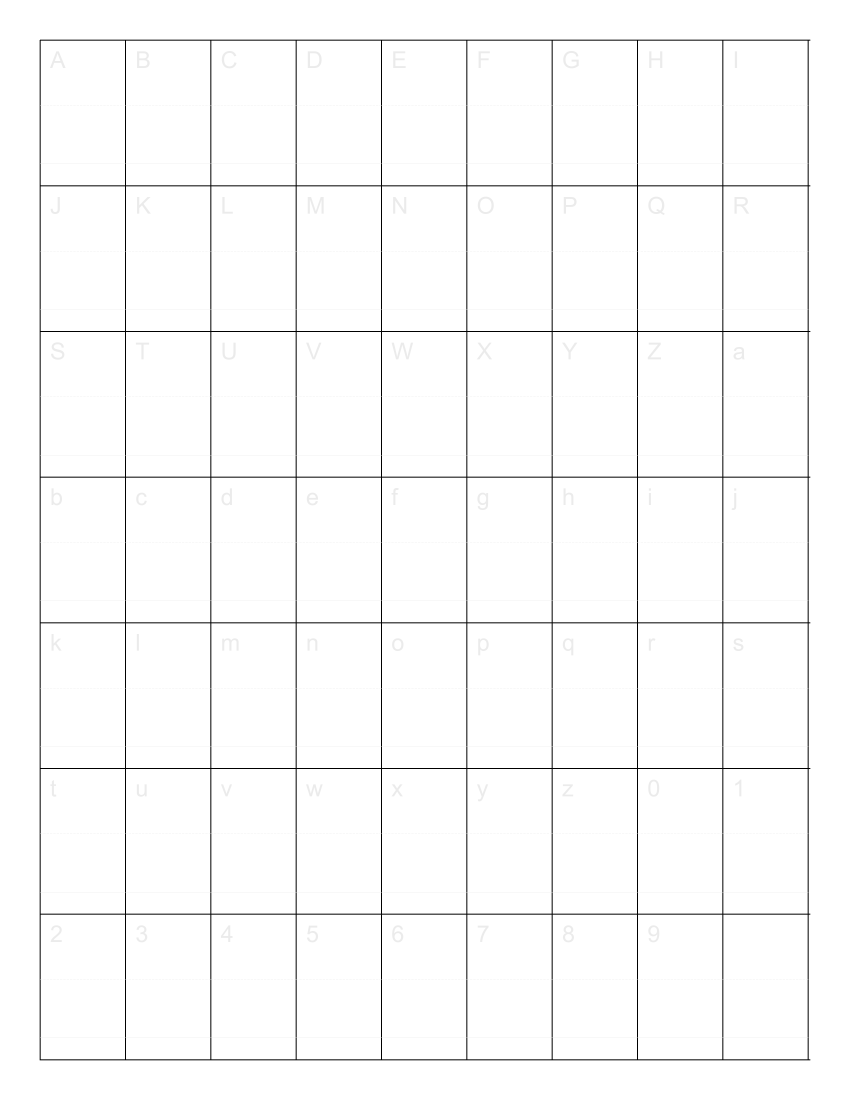
#> input picture template.png, 2550 x 3300 px (shown at 1/3 size)
$ python make_synthetic_handwriting.py
#> lines starting #> are read from the running program, lines starting #| are printed output that depends on the picture
"""Create a synthetic 'scanned' grid with random scribbles in each cell for testing."""
from PIL import Image, ImageDraw, ImageFont
import random

random.seed(42)

# Load the blank template
img = Image.open("template.png").convert("RGB")
#> img is the input picture: PIL image 2550x3300 RGB; min 0, max 255, mean 250.4
draw = ImageDraw.Draw(img)

MARGIN = 120
ROWS = 7
COLS = 9
WIDTH, HEIGHT = img.size
#> WIDTH = 2550; HEIGHT = 3300
grid_w = WIDTH - 2 * MARGIN
#> grid_w = 2310
grid_h = HEIGHT - 2 * MARGIN
#> grid_h = 3060
cell_w = grid_w // COLS
#> cell_w = 256
cell_h = grid_h // ROWS
#> cell_h = 437

CHARACTERS = (
    [chr(c) for c in range(ord('A'), ord('Z') + 1)] +
    [chr(c) for c in range(ord('a'), ord('z') + 1)] +
    [chr(c) for c in range(ord('0'), ord('9') + 1)]
)

# Try to load a handwriting-like font for realism
try:
    font = ImageFont.truetype("comic.ttf", cell_h // 3)
except OSError:
    try:
        font = ImageFont.truetype("calibri.ttf", cell_h // 3)
    except OSError:
        font = ImageFont.load_default()

for idx, char in enumerate(CHARACTERS):
    r = idx // COLS
    c = idx % COLS
    x1 = MARGIN + c * cell_w + 40
    y1 = MARGIN + r * cell_h + 40
    x2 = MARGIN + (c + 1) * cell_w - 40
    y2 = MARGIN + (r + 1) * cell_h - 40

    # Slight random offset to simulate human imperfection
    ox = random.randint(-15, 15)
    oy = random.randint(-15, 15)
    draw.text((x1 + ox, y1 + oy), char, fill=(0, 0, 0), font=font)

    # Add a few random scribble lines for extra "ink"
    for _ in range(random.randint(2, 5)):
        sx = random.randint(x1, x2)
        sy = random.randint(y1, y2)
        ex = random.randint(x1, x2)
        ey = random.randint(y1, y2)
        draw.line([(sx, sy), (ex, ey)], fill=(0, 0, 0), width=3)

# Save
img.save("synthetic_scan.png")
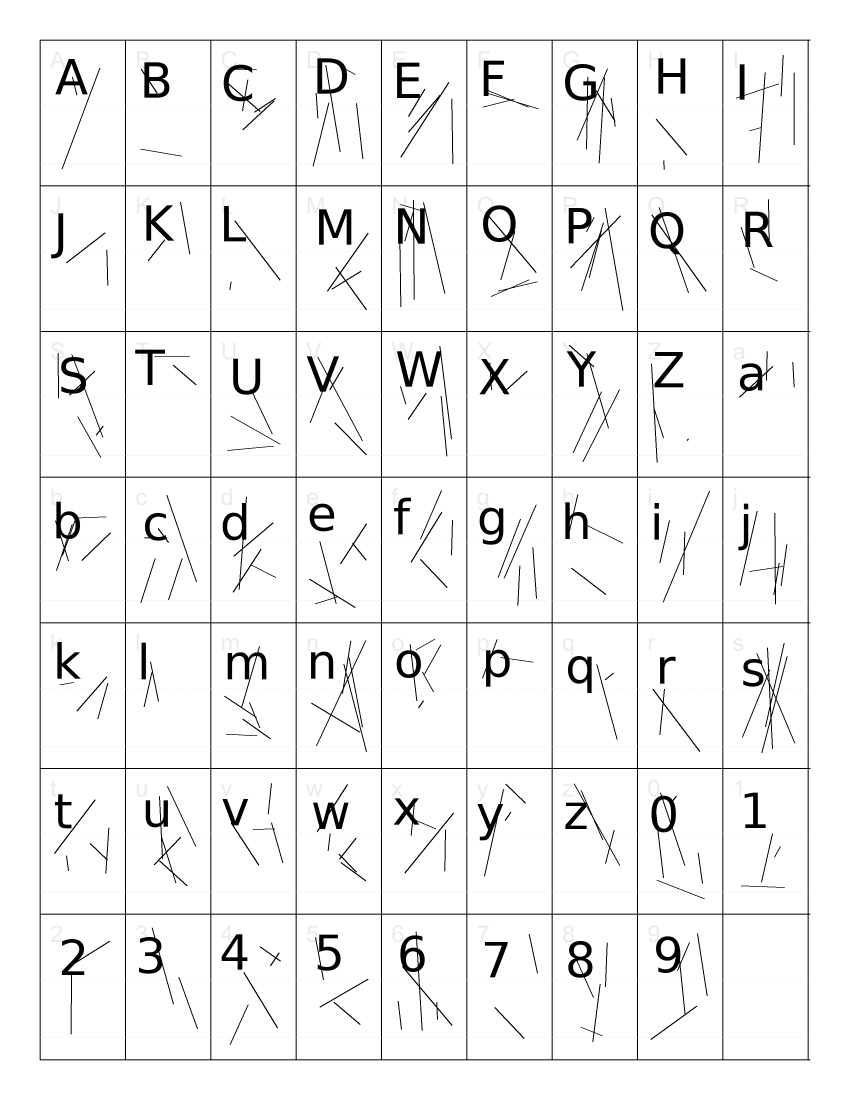
#> saved as synthetic_scan.png: PIL image 2550x3300 RGB (shown at 1/3 size); min 0, max 255, mean 242
print("Saved synthetic_scan.png")

$ run again, with symbol_template.png copied over template.png
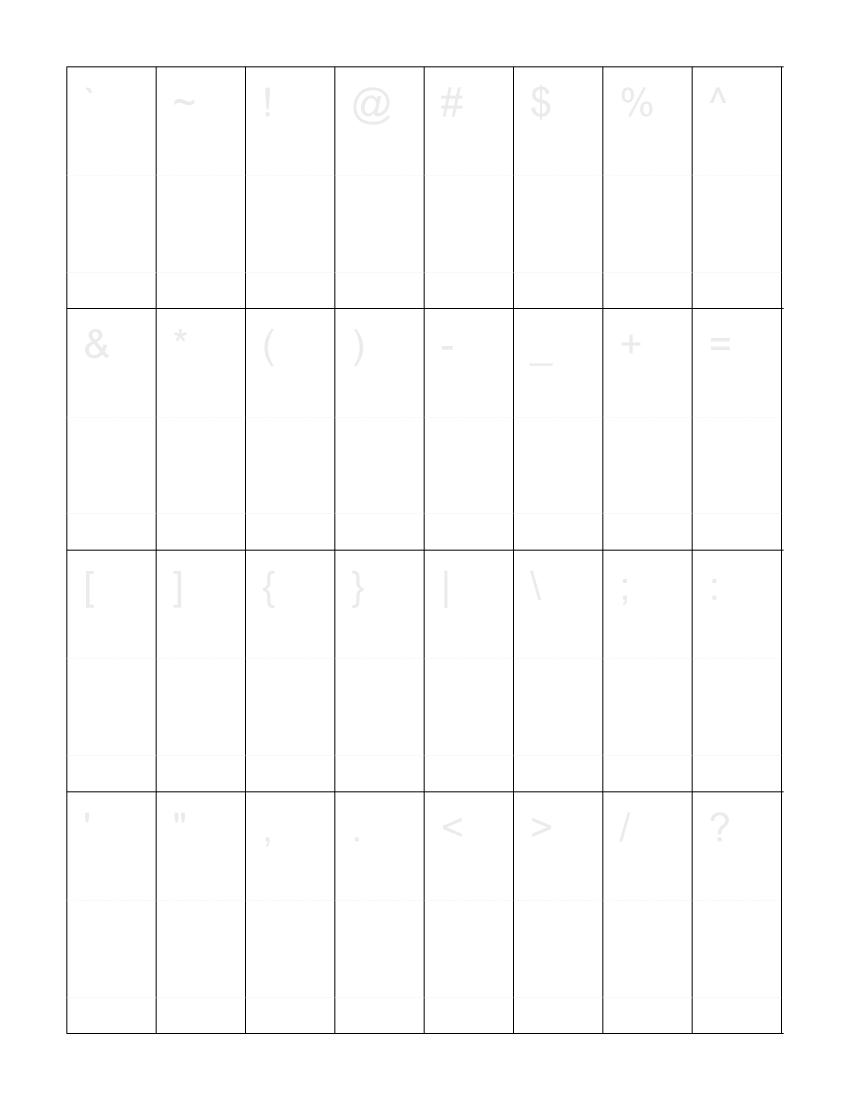
#> input picture symbol_template.png, 2550 x 3300 px (shown at 1/3 size)
#> img is the input picture: PIL image 2550x3300 RGB; min 0, max 255, mean 251.5
#> `img.save("synthetic_scan.png")`:
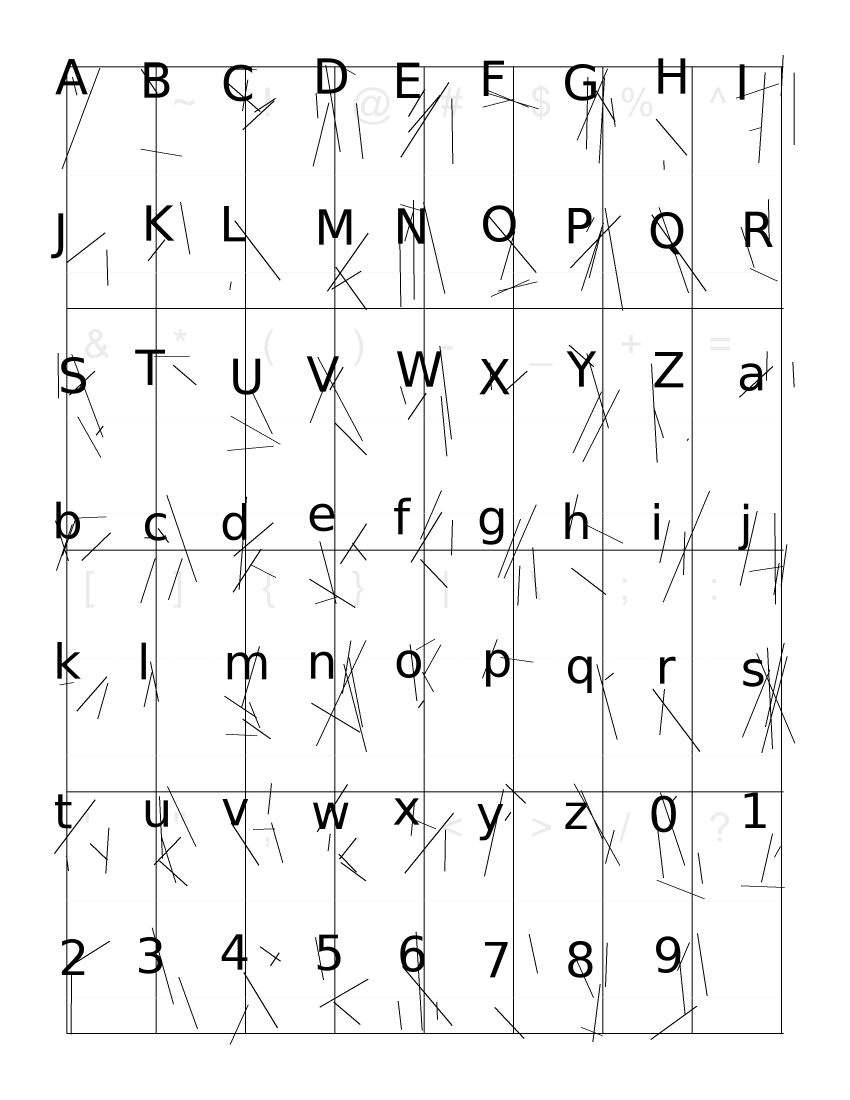
#> saved as synthetic_scan.png: PIL image 2550x3300 RGB (shown at 1/3 size); min 0, max 255, mean 243.4
